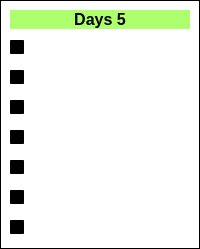
                 <widget class="QWidget" name="Day5">
                  <property name="styleSheet">
                   <string notr="true">background-color: qlineargradient(spread:pad, x1:0, y1:0, x2:1, y2:1, stop:0 rgba(0, 0, 0, 0), stop:1 rgba(255, 255, 255, 0));</string>
                  </property>
                  <layout class="QHBoxLayout" name="horizontalLayout_12">
                   <property name="spacing">
                    <number>0</number>
                   </property>
                   <property name="leftMargin">
                    <number>0</number>
                   </property>
                   <property name="topMargin">
                    <number>0</number>
                   </property>
                   <property name="rightMargin">
                    <number>0</number>
                   </property>
                   <property name="bottomMargin">
                    <number>0</number>
                   </property>
                   <item>
                    <widget class="QFrame" name="SubjectDays_5">
                     <property name="frameShape">
                      <enum>QFrame::StyledPanel</enum>
                     </property>
                     <property name="frameShadow">
                      <enum>QFrame::Raised</enum>
                     </property>
                     <layout class="QVBoxLayout" name="verticalLayout_8">
                      <item>
                       <widget class="QLabel" name="Subject5DaysHeading">
                        <property name="maximumSize">
                         <size>
                          <width>16777215</width>
                          <height>100</height>
                         </size>
                        </property>
                        <property name="font">
                         <font>
                          <pointsize>12</pointsize>
                          <weight>75</weight>
                          <bold>true</bold>
                         </font>
                        </property>
                        <property name="styleSheet">
                         <string notr="true">QLabel{
	
color: rgb(241, 44, 172);
	color: rgb(0, 0, 0);
	background-color: rgba(150, 255, 69,200);
border-radius:50px;

}</string>
                        </property>
                        <property name="midLineWidth">
                         <number>4</number>
                        </property>
                        <property name="text">
                         <string>Days 5</string>
                        </property>
                        <property name="alignment">
                         <set>Qt::AlignCenter</set>
                        </property>
                       </widget>
                      </item>
                      <item>
                       <widget class="QCheckBox" name="Subject5Sunday">
                        <property name="font">
                         <font>
                          <pointsize>11</pointsize>
                         </font>
                        </property>
                        <property name="styleSheet">
                         <string notr="true">QCheckBox{

	color: rgb(255, 255, 255);
}</string>
                        </property>
                        <property name="text">
                         <string>Sun</string>
                        </property>
                        <property name="tristate">
                         <bool>false</bool>
                        </property>
                       </widget>
                      </item>
                      <item>
                       <widget class="QCheckBox" name="Subject5Monday">
                        <property name="font">
                         <font>
                          <pointsize>11</pointsize>
                         </font>
                        </property>
                        <property name="styleSheet">
                         <string notr="true">QCheckBox{

	color: rgb(255, 255, 255);
}</string>
                        </property>
                        <property name="text">
                         <string>Mon</string>
                        </property>
                        <property name="tristate">
                         <bool>false</bool>
                        </property>
                       </widget>
                      </item>
                      <item>
                       <widget class="QCheckBox" name="Subjcet5Tuesday">
                        <property name="font">
                         <font>
                          <pointsize>11</pointsize>
                         </font>
                        </property>
                        <property name="styleSheet">
                         <string notr="true">QCheckBox{

	color: rgb(255, 255, 255);
}</string>
                        </property>
                        <property name="text">
                         <string>Tue</string>
                        </property>
                        <property name="tristate">
                         <bool>false</bool>
                        </property>
                       </widget>
                      </item>
                      <item>
                       <widget class="QCheckBox" name="Subject5Wednesday">
                        <property name="font">
                         <font>
                          <pointsize>11</pointsize>
                         </font>
                        </property>
                        <property name="styleSheet">
                         <string notr="true">QCheckBox{

	color: rgb(255, 255, 255);
}</string>
                        </property>
                        <property name="text">
                         <string>Wed</string>
                        </property>
                        <property name="tristate">
                         <bool>false</bool>
                        </property>
                       </widget>
                      </item>
                      <item>
                       <widget class="QCheckBox" name="Subject5Thursday">
                        <property name="font">
                         <font>
                          <pointsize>11</pointsize>
                         </font>
                        </property>
                        <property name="styleSheet">
                         <string notr="true">QCheckBox{

	color: rgb(255, 255, 255);
}</string>
                        </property>
                        <property name="text">
                         <string>Thu</string>
                        </property>
                        <property name="tristate">
                         <bool>false</bool>
                        </property>
                       </widget>
                      </item>
                      <item>
                       <widget class="QCheckBox" name="Subject5Friday">
                        <property name="font">
                         <font>
                          <pointsize>11</pointsize>
                         </font>
                        </property>
                        <property name="styleSheet">
                         <string notr="true">QCheckBox{

	color: rgb(255, 255, 255);
}</string>
                        </property>
                        <property name="text">
                         <string>Fri</string>
                        </property>
                        <property name="tristate">
                         <bool>false</bool>
                        </property>
                       </widget>
                      </item>
                      <item>
                       <widget class="QCheckBox" name="Subject5Saturday">
                        <property name="font">
                         <font>
                          <pointsize>11</pointsize>
                         </font>
                        </property>
                        <property name="styleSheet">
                         <string notr="true">QCheckBox{

	color: rgb(255, 255, 255);
}</string>
                        </property>
                        <property name="text">
                         <string>Sat</string>
                        </property>
                        <property name="tristate">
                         <bool>false</bool>
                        </property>
                       </widget>
                      </item>
                     </layout>
                    </widget>
                   </item>
                  </layout>
                 </widget>
